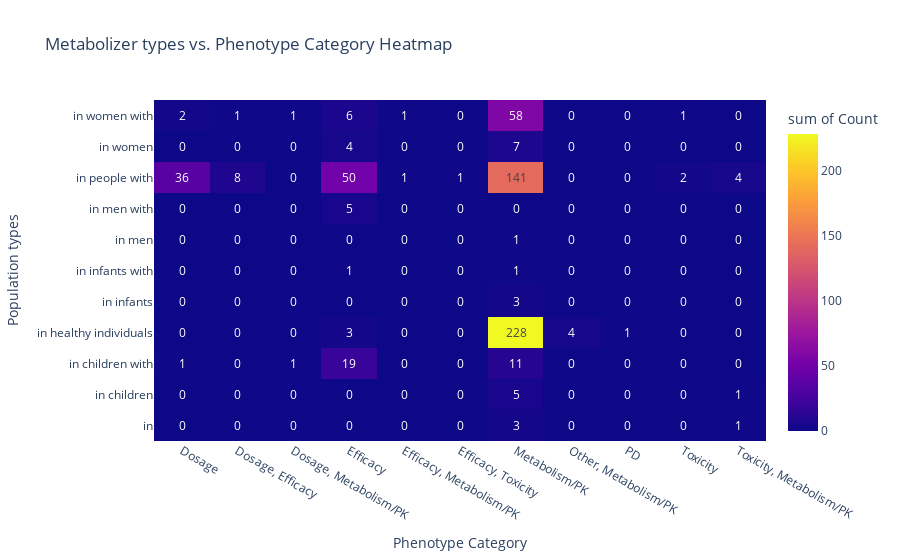

Notebook cell for this chart:
### Code cell
indep = 'Phenotype Category'
dep = 'Population types'
cross_tab = pd.crosstab(df[indep], df[dep])
heatmap_data = cross_tab.reset_index().melt(id_vars=indep, var_name=dep, value_name='Count')

# Plot heatmap
fig = px.density_heatmap(heatmap_data, x=indep, y=dep, z='Count', text_auto=True,
                         title='Metabolizer types vs. Phenotype Category Heatmap')

fig.show()

### Figure 1 — Plotly figure (JSON) as saved in the notebook; plotly's stock layout.template omitted (floating-point values rounded to 4 significant figures)
{"data": [{"coloraxis": "coloraxis", "histfunc": "sum", "hovertemplate": "Phenotype Category=%{x}<br>Population types=%{y}<br>sum of Count=%{z}<extra></extra>", "name": "", "texttemplate": "%{z}", "type": "histogram2d", "x": ["Dosage", "Dosage, Efficacy", "Dosage, Metabolism/PK", "Efficacy", "Efficacy, Metabolism/PK", "Efficacy, Toxicity", "Metabolism/PK", "Other, Metabolism/PK", "PD", "Toxicity", "Toxicity, Metabolism/PK", "Dosage", "Dosage, Efficacy", "Dosage, Metabolism/PK", "Efficacy", "Efficacy, Metabolism/PK", "Efficacy, Toxicity", "Metabolism/PK", "Other, Metabolism/PK", "PD", "Toxicity", "Toxicity, Metabolism/PK", "Dosage", "Dosage, Efficacy", "Dosage, Metabolism/PK", "Efficacy", "Efficacy, Metabolism/PK", "Efficacy, Toxicity", "Metabolism/PK", "Other, Metabolism/PK", "PD", "Toxicity", "Toxicity, Metabolism/PK", "Dosage", "Dosage, Efficacy", "Dosage, Metabolism/PK", "Efficacy", "Efficacy, Metabolism/PK", "Efficacy, Toxicity", "Metabolism/PK", "Other, Metabolism/PK", "PD", "Toxicity", "Toxicity, Metabolism/PK", "Dosage", "Dosage, Efficacy", "Dosage, Metabolism/PK", "Efficacy", "Efficacy, Metabolism/PK", "Efficacy, Toxicity", "Metabolism/PK", "Other, Metabolism/PK", "PD", "Toxicity", "Toxicity, Metabolism/PK", "Dosage", "Dosage, Efficacy", "Dosage, Metabolism/PK", "Efficacy", "Efficacy, Metabolism/PK", "Efficacy, Toxicity", "Metabolism/PK", "Other, Metabolism/PK", "PD", "Toxicity", "Toxicity, Metabolism/PK", "Dosage", "Dosage, Efficacy", "Dosage, Metabolism/PK", "Efficacy", "Efficacy, Metabolism/PK", "Efficacy, Toxicity", "Metabolism/PK", "Other, Metabolism/PK", "PD", "Toxicity", "Toxicity, Metabolism/PK", "Dosage", "Dosage, Efficacy", "Dosage, Metabolism/PK", "Efficacy", "Efficacy, Metabolism/PK", "Efficacy, Toxicity", "Metabolism/PK", "Other, Metabolism/PK", "PD", "Toxicity", "Toxicity, Metabolism/PK", "Dosage", "Dosage, Efficacy", "Dosage, Metabolism/PK", "Efficacy", "Efficacy, Metabolism/PK", "Efficacy, Toxicity", "Metabolism/PK", "Other, Metabolism/PK", "PD", "Toxicity", "Toxicity, Metabolism/PK", "Dosage", "Dosage, Efficacy", "Dosage, Metabolism/PK", "Efficacy", "Efficacy, Metabolism/PK", "Efficacy, Toxicity", "Metabolism/PK", "Other, Metabolism/PK", "PD", "Toxicity", "Toxicity, Metabolism/PK", "Dosage", "Dosage, Efficacy", "Dosage, Metabolism/PK", "Efficacy", "Efficacy, Metabolism/PK", "Efficacy, Toxicity", "Metabolism/PK", "Other, Metabolism/PK", "PD", "Toxicity", "Toxicity, Metabolism/PK"], "xaxis": "x", "xbingroup": "x", "y": ["in", "in", "in", "in", "in", "in", "in", "in", "in", "in", "in", "in children", "in children", "in children", "in children", "in children", "in children", "in children", "in children", "in children", "in children", "in children", "in children with", "in children with", "in children with", "in children with", "in children with", "in children with", "in children with", "in children with", "in children with", "in children with", "in children with", "in healthy individuals", "in healthy individuals", "in healthy individuals", "in healthy individuals", "in healthy individuals", "in healthy individuals", "in healthy individuals", "in healthy individuals", "in healthy individuals", "in healthy individuals", "in healthy individuals", "in infants", "in infants", "in infants", "in infants", "in infants", "in infants", "in infants", "in infants", "in infants", "in infants", "in infants", "in infants with", "in infants with", "in infants with", "in infants with", "in infants with", "in infants with", "in infants with", "in infants with", "in infants with", "in infants with", "in infants with", "in men", "in men", "in men", "in men", "in men", "in men", "in men", "in men", "in men", "in men", "in men", "in men with", "in men with", "in men with", "in men with", "in men with", "in men with", "in men with", "in men with", "in men with", "in men with", "in men with", "in people with", "in people with", "in people with", "in people with", "in people with", "in people with", "in people with", "in people with", "in people with", "in people with", "in people with", "in women", "in women", "in women", "in women", "in women", "in women", "in women", "in women", "in women", "in women", "in women", "in women with", "in women with", "in women with", "in women with", "in women with", "in women with", "in women with", "in women with", "in women with", "in women with", "in women with"], "yaxis": "y", "ybingroup": "y", "z": [0, 0, 0, 0, 0, 0, 3, 0, 0, 0, 1, 0, 0, 0, 0, 0, 0, 5, 0, 0, 0, 1, 1, 0, 1, 19, 0, 0, 11, 0, 0, 0, 0, 0, 0, 0, 3, 0, 0, 228, 4, 1, 0, 0, 0, 0, 0, 0, 0, 0, 3, 0, 0, 0, 0, 0, 0, 0, 1, 0, 0, 1, 0, 0, 0, 0, 0, 0, 0, 0, 0, 0, 1, 0, 0, 0, 0, 0, 0, 0, 5, 0, 0, 0, 0, 0, 0, 0, 36, 8, 0, 50, 1, 1, 141, 0, 0, 2, 4, 0, 0, 0, 4, 0, 0, 7, 0, 0, 0, 0, 2, 1, 1, 6, 1, 0, 58, 0, 0, 1, 0]}], "layout": {"coloraxis": {"colorbar": {"title": {"text": "sum of Count"}}, "colorscale": [[0, "#0d0887"], [0.1111, "#46039f"], [0.2222, "#7201a8"], [0.3333, "#9c179e"], [0.4444, "#bd3786"], [0.5556, "#d8576b"], [0.6667, "#ed7953"], [0.7778, "#fb9f3a"], [0.8889, "#fdca26"], [1, "#f0f921"]]}, "legend": {"tracegroupgap": 0}, "title": {"text": "Metabolizer types vs. Phenotype Category Heatmap"}, "xaxis": {"anchor": "y", "domain": [0, 1], "title": {"text": "Phenotype Category"}}, "yaxis": {"anchor": "x", "domain": [0, 1], "title": {"text": "Population types"}}}}
